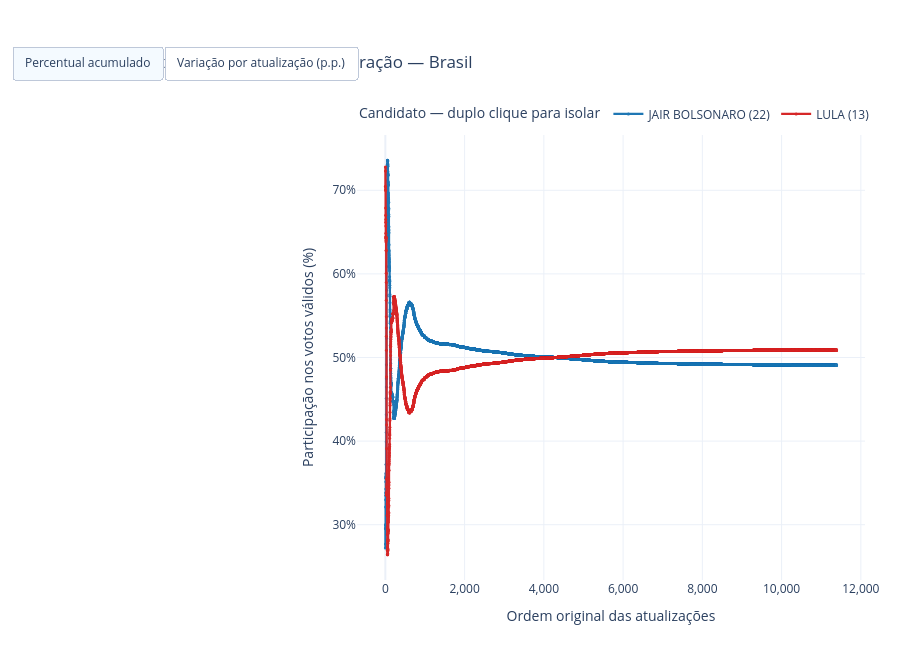

Notebook code cell kept with this figure:
### Markdown cell above
## Percentual dos votos válidos durante a apuração

Este é o único gráfico analítico do notebook. O eixo horizontal numera os lotes
nacionais na ordem crescente de `DT_BU_RECEBIDO`, sem intervalos artificiais.

- **Isolar uma linha:** dê duplo clique no nome do candidato na legenda. Um clique
  simples apenas oculta ou exibe a linha.
- **Zoom em qualquer região:** com a lupa selecionada, desenhe um retângulo diretamente
  ao redor do trecho da linha. O zoom atua simultaneamente nos eixos X e Y.
- **Mostrar a variação:** use o botão `Variação por atualização (p.p.)` dentro do
  gráfico. Ele troca o nível acumulado pela mudança do percentual entre dois lotes
  consecutivos. O botão `Percentual acumulado` retorna à visão original.
- **Restaurar:** dê duplo clique em uma área vazia do gráfico.

O cursor mostra atualização, horário, porcentagem, variação em pontos percentuais,
quantidade acumulada e votos recebidos naquele lote.

### Code cell
cores = {"LULA (13)": "#D62728", "JAIR BOLSONARO (22)": "#1F77B4"}
local = "Brasil" if UF is None else UF.upper()
candidatos = list(participacao.columns)
fig = go.Figure()

for candidato in candidatos:
    detalhes = pd.concat(
        [acumulado[candidato], incrementos[candidato], variacao_percentual[candidato]],
        axis=1,
    ).to_numpy()
    fig.add_trace(go.Scatter(
        x=ordem_atualizacao,
        y=participacao[candidato],
        text=horarios_texto,
        customdata=detalhes,
        name=candidato,
        mode="lines+markers",
        line={"width": 2.3, "color": cores.get(candidato), "shape": "hv"},
        marker={"size": 3, "color": cores.get(candidato)},
        hovertemplate=(
            "<b>%{fullData.name}</b><br>"
            "Atualização: %{x:,.0f}<br>"
            "Horário: %{text}<br>"
            "Percentual dos válidos: %{y:.6f}%<br>"
            "Variação desde o lote anterior: %{customdata[2]:+.6f} p.p.<br>"
            "Quantidade acumulada: %{customdata[0]:,.0f} votos<br>"
            "Votos neste lote: +%{customdata[1]:,.0f}"
            "<extra></extra>"
        ),
    ))

for candidato in candidatos:
    detalhes = pd.concat(
        [participacao[candidato], acumulado[candidato], incrementos[candidato]],
        axis=1,
    ).to_numpy()
    fig.add_trace(go.Scatter(
        x=ordem_atualizacao,
        y=variacao_percentual[candidato],
        text=horarios_texto,
        customdata=detalhes,
        name=candidato,
        mode="lines+markers",
        visible=False,
        line={"width": 1.5, "color": cores.get(candidato)},
        marker={"size": 3, "color": cores.get(candidato)},
        hovertemplate=(
            "<b>%{fullData.name}</b><br>"
            "Atualização: %{x:,.0f}<br>"
            "Horário: %{text}<br>"
            "Variação: %{y:+.6f} p.p.<br>"
            "Percentual após o lote: %{customdata[0]:.6f}%<br>"
            "Quantidade acumulada: %{customdata[1]:,.0f} votos<br>"
            "Votos neste lote: +%{customdata[2]:,.0f}"
            "<extra></extra>"
        ),
    ))

quantidade_candidatos = len(candidatos)
visibilidade_percentual = [True] * quantidade_candidatos + [False] * quantidade_candidatos
visibilidade_variacao = [False] * quantidade_candidatos + [True] * quantidade_candidatos

configurar_replay(
    fig,
    f"Percentual dos votos válidos durante a apuração — {local}",
    "Participação nos votos válidos (%)",
)
fig.update_yaxes(ticksuffix="%", rangemode="normal")
fig.update_layout(
    updatemenus=[{
        "type": "buttons",
        "direction": "right",
        "x": 0,
        "y": 1.20,
        "showactive": True,
        "buttons": [
            {
                "label": "Percentual acumulado",
                "method": "update",
                "args": [
                    {"visible": visibilidade_percentual},
                    {
                        "title.text": f"Percentual dos votos válidos durante a apuração — {local}",
                        "yaxis.title.text": "Participação nos votos válidos (%)",
                        "yaxis.ticksuffix": "%",
                        "yaxis.autorange": True,
                        "yaxis.zeroline": False,
                    },
                ],
            },
            {
                "label": "Variação por atualização (p.p.)",
                "method": "update",
                "args": [
                    {"visible": visibilidade_variacao},
                    {
                        "title.text": f"Variação do percentual a cada atualização — {local}",
                        "yaxis.title.text": "Variação desde o lote anterior (p.p.)",
                        "yaxis.ticksuffix": " p.p.",
                        "yaxis.autorange": True,
                        "yaxis.zeroline": True,
                    },
                ],
            },
        ],
    }],
)
fig.show(config=CONFIG_GRAFICO)

### Figure 1 — Plotly figure (JSON) as saved in the notebook; plotly's stock layout.template omitted (floating-point values rounded to 4 significant figures; data arrays with more than 128 entries replaced by an {"elided": "..."} marker saying what was removed)
{"data": [{"customdata": {"elided": "11388x3 float values"}, "hovertemplate": "<b>%{fullData.name}</b><br>Atualização: %{x:,.0f}<br>Horário: %{text}<br>Percentual dos válidos: %{y:.6f}%<br>Variação desde o lote anterior: %{customdata[2]:+.6f} p.p.<br>Quantidade acumulada: %{customdata[0]:,.0f} votos<br>Votos neste lote: +%{customdata[1]:,.0f}<extra></extra>", "line": {"color": "#1F77B4", "shape": "hv", "width": 2.3}, "marker": {"color": "#1F77B4", "size": 3}, "mode": "lines+markers", "name": "JAIR BOLSONARO (22)", "text": {"elided": "11388 str values"}, "type": "scatter", "x": {"elided": "11388 int values"}, "y": {"elided": "11388 float values"}}, {"customdata": {"elided": "11388x3 float values"}, "hovertemplate": "<b>%{fullData.name}</b><br>Atualização: %{x:,.0f}<br>Horário: %{text}<br>Percentual dos válidos: %{y:.6f}%<br>Variação desde o lote anterior: %{customdata[2]:+.6f} p.p.<br>Quantidade acumulada: %{customdata[0]:,.0f} votos<br>Votos neste lote: +%{customdata[1]:,.0f}<extra></extra>", "line": {"color": "#D62728", "shape": "hv", "width": 2.3}, "marker": {"color": "#D62728", "size": 3}, "mode": "lines+markers", "name": "LULA (13)", "text": {"elided": "11388 str values"}, "type": "scatter", "x": {"elided": "11388 int values"}, "y": {"elided": "11388 float values"}}, {"customdata": {"elided": "11388x3 float values"}, "hovertemplate": "<b>%{fullData.name}</b><br>Atualização: %{x:,.0f}<br>Horário: %{text}<br>Variação: %{y:+.6f} p.p.<br>Percentual após o lote: %{customdata[0]:.6f}%<br>Quantidade acumulada: %{customdata[1]:,.0f} votos<br>Votos neste lote: +%{customdata[2]:,.0f}<extra></extra>", "line": {"color": "#1F77B4", "width": 1.5}, "marker": {"color": "#1F77B4", "size": 3}, "mode": "lines+markers", "name": "JAIR BOLSONARO (22)", "text": {"elided": "11388 str values"}, "type": "scatter", "visible": false, "x": {"elided": "11388 int values"}, "y": {"elided": "11388 float values"}}, {"customdata": {"elided": "11388x3 float values"}, "hovertemplate": "<b>%{fullData.name}</b><br>Atualização: %{x:,.0f}<br>Horário: %{text}<br>Variação: %{y:+.6f} p.p.<br>Percentual após o lote: %{customdata[0]:.6f}%<br>Quantidade acumulada: %{customdata[1]:,.0f} votos<br>Votos neste lote: +%{customdata[2]:,.0f}<extra></extra>", "line": {"color": "#D62728", "width": 1.5}, "marker": {"color": "#D62728", "size": 3}, "mode": "lines+markers", "name": "LULA (13)", "text": {"elided": "11388 str values"}, "type": "scatter", "visible": false, "x": {"elided": "11388 int values"}, "y": {"elided": "11388 float values"}}], "layout": {"dragmode": "zoom", "height": 650, "hoverdistance": 30, "hovermode": "closest", "legend": {"itemclick": "toggle", "itemdoubleclick": "toggleothers", "orientation": "h", "title": {"text": "Candidato — duplo clique para isolar"}, "y": 1.08}, "margin": {"b": 70, "l": 75, "r": 35, "t": 135}, "spikedistance": -1, "title": {"text": "Percentual dos votos válidos durante a apuração — Brasil", "x": 0.02, "xanchor": "left"}, "updatemenus": [{"buttons": [{"args": [{"visible": [true, true, false, false]}, {"title.text": "Percentual dos votos válidos durante a apuração — Brasil", "yaxis.autorange": true, "yaxis.ticksuffix": "%", "yaxis.title.text": "Participação nos votos válidos (%)", "yaxis.zeroline": false}], "label": "Percentual acumulado", "method": "update"}, {"args": [{"visible": [false, false, true, true]}, {"title.text": "Variação do percentual a cada atualização — Brasil", "yaxis.autorange": true, "yaxis.ticksuffix": " p.p.", "yaxis.title.text": "Variação desde o lote anterior (p.p.)", "yaxis.zeroline": true}], "label": "Variação por atualização (p.p.)", "method": "update"}], "direction": "right", "showactive": true, "type": "buttons", "x": 0, "y": 1.2}], "xaxis": {"showspikes": true, "spikemode": "across", "spikesnap": "data", "tickformat": ",d", "title": {"text": "Ordem original das atualizações"}, "type": "linear"}, "yaxis": {"rangemode": "normal", "separatethousands": true, "showspikes": true, "spikemode": "across", "spikesnap": "data", "ticksuffix": "%", "title": {"text": "Participação nos votos válidos (%)"}}}}
